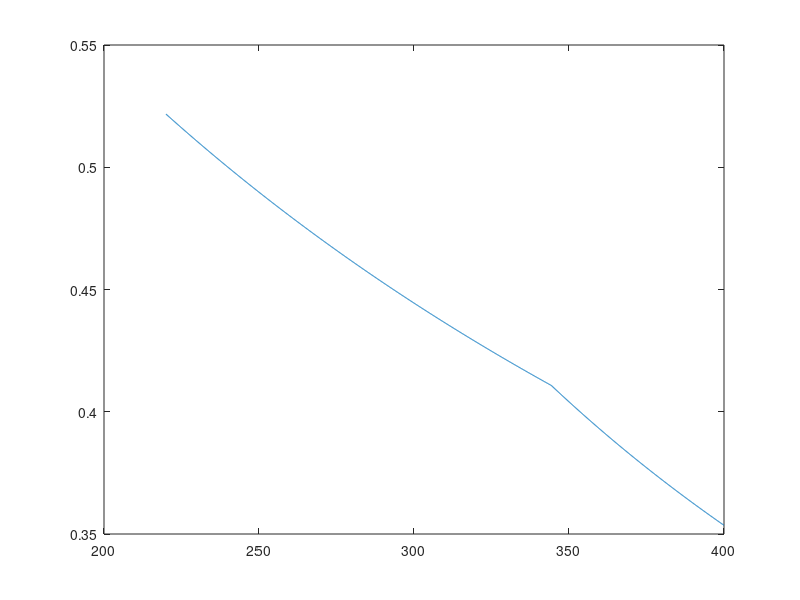
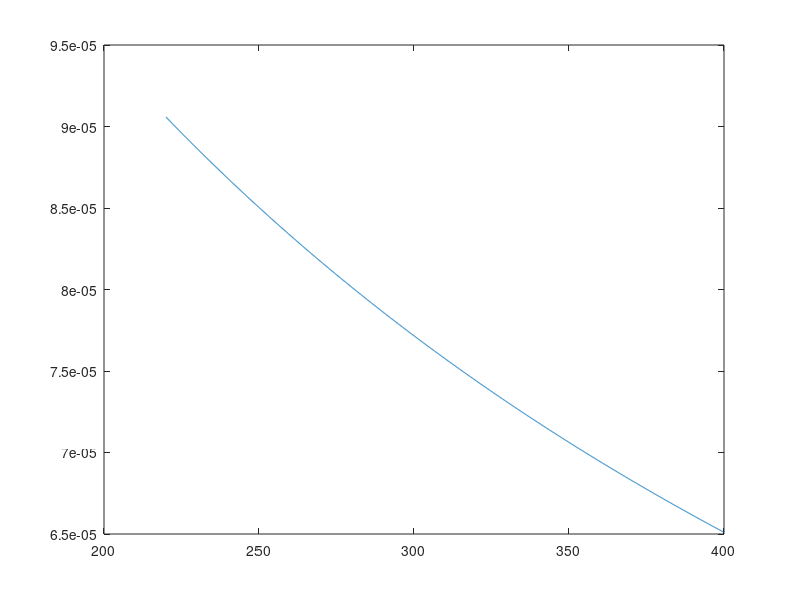
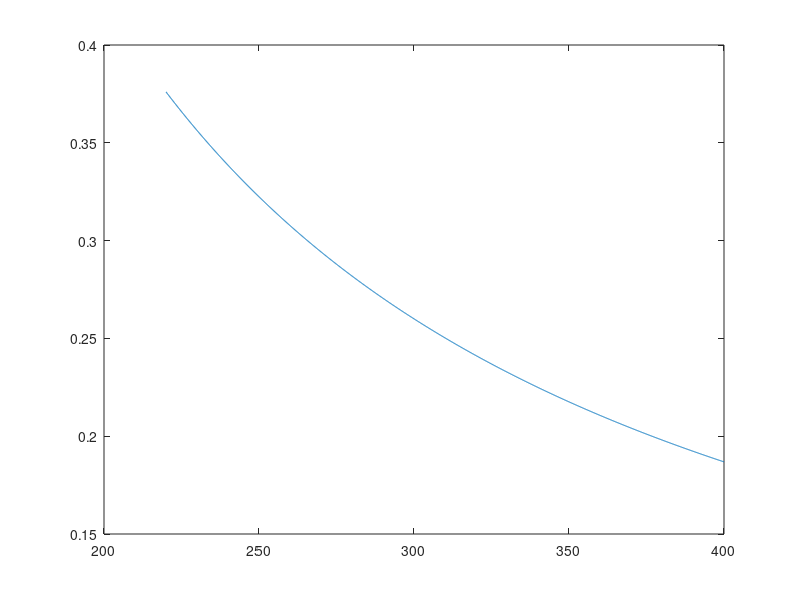

Recreate these plots in MATLAB, in order. (Note: this script raises an error after producing the figures.)
Vo = 12; % V - Output voltage
TurnRatio = 20;
VoltageRange = linspace(220,400,2000);
Pout = 100; % W - Max output power
Iout = Pout/Vo; % A - Max output current
R = (Vo^2)/Pout;
fs = 100e3; % Hz - Switching frequency
Lm = 1e-3; % Henry - Magnetizing inductance
i = 1; % index value for arrays in the while loop
while(i <= numel(VoltageRange))
    D(i) = 1/[((VoltageRange(i)/Vo)*(1/TurnRatio))+1]; % CCM Duty cycle
    C(i) = (D(i)*Iout)/(fs*Vo*0.04);
    ILripple(i) = [D(i)*VoltageRange(i)]/[fs*Lm];
    ILdc(i) = Pout/(VoltageRange(i)*D(i));
    if (ILripple(i)/2 > ILdc(i)) % Transition to DCM
        %D(i) = [(1/VoltageRange(i))*sqrt(2*Pout*Lm*fs)]; % Constant Po Duty
        D(i) = [(Vo/VoltageRange(i))/sqrt(R/(2*Lm*fs))]; % Constant Vo Duty
        ILripple(i) = [D(i)*VoltageRange(i)]/[fs*Lm];
        Ddcm(i) = [(ILripple(i)*Lm*fs)/(Vo*TurnRatio)];
        Doff = 1-D(i)-Ddcm(i);
    end
    i = i+1;
end
figure(1);
plot(VoltageRange,D);
figure(2);
plot(VoltageRange,C);
figure(3);
plot(VoltageRange,ILripple,VoltageRange,ILdc);
legend('ILripple','ILdc')
%% Critical Conduction Mode Line
Vo = 12; % V - Output voltage
TurnRatio = 10;
fs = 100e3;
Lm = 1e-3;
VoltageRange = linspace(220,400,2000);

i = 1; % index value for arrays in the while loop
while(i <= numel(VoltageRange))
    D(i) = 1/[((VoltageRange(i)/Vo)*(1/TurnRatio))+1]; % CCM Duty cycle
    ILripple(i) = [D(i)*VoltageRange(i)]/[fs*Lm];
    P(i) = VoltageRange(i)*ILripple(i)*0.5*D(i);
    i = i+1;
end
plot(VoltageRange,P);

%% MOSFET Losses
%Conduction - Rds
Vo = 12; % V - Output voltage
TurnRatio = 5;
Rds = 0.39; % MOSFET on resistance
VoltageRange = linspace(220,400,2000);
Pout = 100; % W - Output power
i = 1; % index value for arrays in the while loop
while(i <= numel(VoltageRange))
    D(i) = 1/[((VoltageRange(i)/Vo)*(1/TurnRatio))+1]; % CCM Duty cycle
    ILdc(i) = Pout/(VoltageRange(i)*D(i));
    Pcond(i) = Rds*(ILdc(i)^2)*D(i);
    i = i+1;
end
plot(VoltageRange,Pcond);
%% MOSFET Losses
% Switching
% Switching losses are the result of overlapping drain
% current and drain to source voltage at turn on and turn off

% Switching loss is equal to: Switching-time*Vds*I*frequency. 
% The switching time, rise time, and fall time is a function of 
% the gate to drain Miller-charge of the MOSFET, Qgd, the internal 
% resistance of the driver and the Threshold Voltage, Vgs(th) the

Pcoss = 0.5*Coss*(Vds^2)*fs; % W - 1/2CV2 = energy stored in Coss
Psw = 0.5*Vds*Ipeak*toff*fs; % W - Only turn off time is considered

%% RMS of Trapezoid
Vs = 220; % V - Input voltage
Lm = 0.5e-3;
k = Vs/Lm;
D = 0.214;
Ts = 1/(60e3);
Pout = 100;
ILdc = Pout/(Vs*D);
ILripple = (Vs/Lm)*D*Ts;
A = ILdc-ILripple/2;
RMS_trapezoid = sqrt([((k*D*Ts)^2)/3]+[k*D*Ts*A]+[A^2]);
%RMS_new = sqrt([(ILripple^2)/3]+[ILripple*A]+[A^2]);